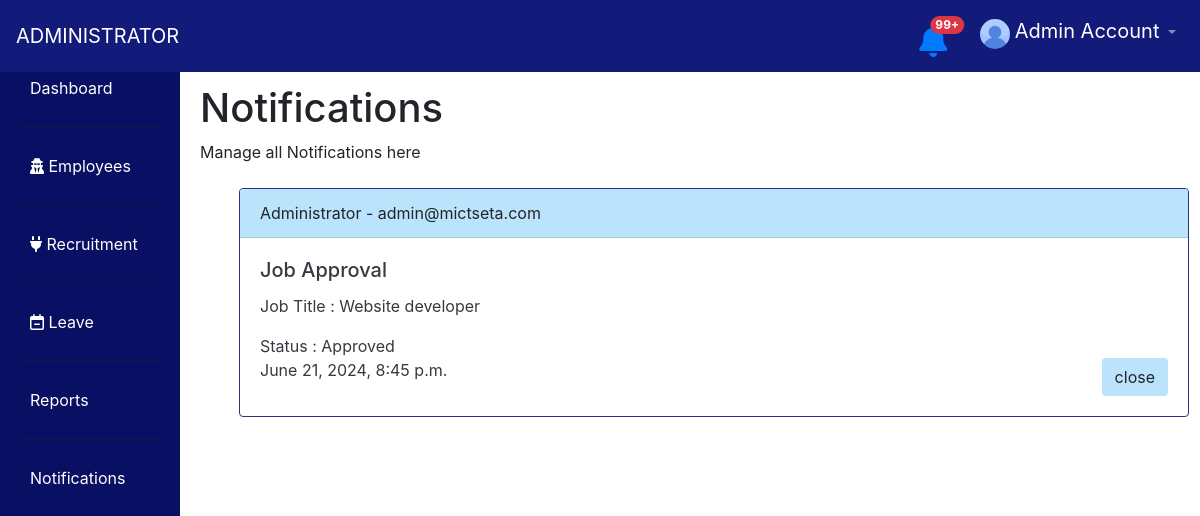
The app's page /dashboard/get_notifications/ (signed in), older data.
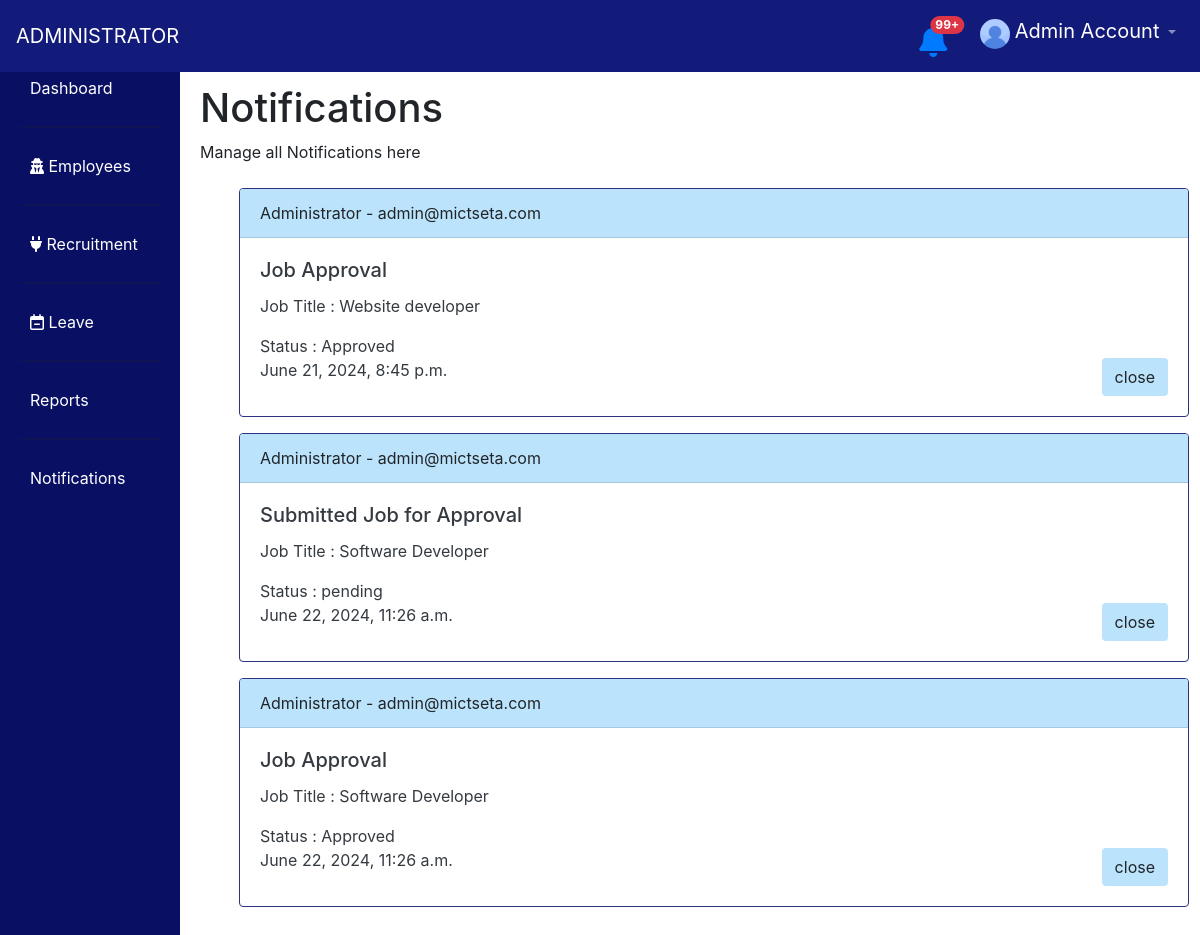
The same page, newer data.
### profiles/models.py (models this page shows)
class StaffProfile(models.Model):
	user = models.OneToOneField(User, on_delete=models.CASCADE)
	job_title = models.CharField(max_length=100,null=True )
	department = models.CharField(max_length=6,null=True )
	salary = models.CharField(max_length=225,null=True )
	hire_date = models.DateTimeField(auto_now_add=True)
	phone = models.CharField(max_length=6,null=True )
	idnumber =  models.CharField(max_length=13,null=False )
	gender = models.CharField(max_length=6,null=False )
	age = models.CharField(max_length=6,null=False )
	dob = models.CharField(max_length=6,null=False )

### jobs/models.py (models this page shows)
class Notification(models.Model):
    user = models.ForeignKey(User, on_delete=models.CASCADE, related_name='notifications')
    action = models.CharField(max_length=225, unique=False, null=False)
    job_title = models.CharField(max_length=225, unique=False, null=False)
    status = models.CharField(max_length=225, unique=False, null=False)
    timestamp = models.DateTimeField(auto_now_add=True)
    is_seen = models.BooleanField(null=False, default=False)

### dashboard/views.py (the view)
# urls.py: path('get_notifications/', views.get_notifications, name="dashboard.get_notifications"),
@csrf_protect
def get_notifications(request):
	if request.user.is_authenticated:
		try:
			if request.user.is_superuser:
				notification = Notification.objects.all()
				return render(request,'notification.html',{'notifications':notification.reverse()})
			elif request.user.is_staff:
				notification = Notification.objects.filter(user=request.user)
			return render(request,'notification.html',{'notifications':notification.reverse()})
		except Exception as e:
			return HttpResponse(f"<h1> Sever Error : Notification: {e}</h1>")
	else:
		return redirect('render_auth_page')

### dashboard/templates/notification.html (shortened to what this page needs)
{% extends 'dashboard_base.html' %}
{% load static %}
{% block head %} Notifications {% endblock %}
{% block description %} Manage all Notifications here  {% endblock %}
{% block content %}
     <div class="container m-4 ">
    	{% if notifications %}
	     {% for notific in notifications %}
	     	{% if notific.is_seen %}
	     	{% else %}
	     	<div class="card mb-3 card-notification" style="width: 100%;">
			  <div class="card-header back-for" ><span>{{notific.user.username}} - {{notific.user.email }}</span>  </div>
			  <div class="card-body text-dark">
			    <h5 class="card-title">{{notific.action}}</h5>
			    <div>
			    	<p class="card-text"> Job Title : {{notific.job_title}}</p>
			    	<p class="card-text" > Status : {{notific.status}}</p>
			    </div>
			    <p class="card-text d-flex justify-content-between" > {{notific.timestamp}}  <a href="{% url 'dashboard.delete_notifications' notific.id %}" class="btn back-for">close</a> </p>
			  </div>
			</div>
			{% endif %}
		{% endfor %}
	{% endif %}
     </div>
{% endblock %}

### dashboard/templates/dashboard_base.html (shortened to what this page needs)
<!DOCTYPE html>
<html lang="en">
<head>
  <link href="https://cdn.jsdelivr.net/npm/bootstrap@5.0.2/dist/css/bootstrap.min.css" rel="stylesheet">
  <link href="https://stackpath.bootstrapcdn.com/bootstrap/4.5.2/css/bootstrap.min.css" rel="stylesheet">
  <link rel="stylesheet" href="https://cdnjs.cloudflare.com/ajax/libs/font-awesome/4.7.0/css/font-awesome.min.css">
  <link rel="stylesheet" href="https://cdnjs.cloudflare.com/ajax/libs/font-awesome/6.0.0-beta3/css/all.min.css">
    <link
        href=
"https://cdnjs.cloudflare.com/ajax/libs/bootstrap-datetimepicker/4.17.37/css/bootstrap-datetimepicker.min.css"
        rel="stylesheet">
 {% load static %}
</head>
<body>
  <nav class="navbar navbar-expand-lg navbar-dark ">
    <a class="navbar-brand" href="#">{{user.staffprofile.department}}</a>
    <div class="collapse navbar-collapse" id="navbarNav">
      <ul class="navbar-nav ml-auto">
        <li class="nav-item">
          <a class="nav-link" href="#">
            <a href="{% url 'dashboard.get_notifications'%}">
              <button type="button" class="btn btn-primaryn position-relative p-0 mr-4 mb-1">
               <i class="fas fa-bell fa-2x text-primary"  > </i>
                <span class="position-absolute top-0 start-100 translate-middle badge rounded-pill bg-danger ">
                  99+
                </span>
              </button>
            </a>
          </a>
        </li>
        <li class="nav-item dropdown">
          <a class="nav-link dropdown-toggle" href="#" id="navbarDropdown" role="button" data-toggle="dropdown" aria-haspopup="true" aria-expanded="false">
           {% if user.profileimage.image %}
            <img src="{{user.profileimage.image.url}}" class="rounded-circle" alt="..." style="width:30px;height: 30px;">
            {% else %}
            <img src="{% static 'dashboard/images/default_user.jpg' %}" class="rounded-circle" alt="..." style="width:30px;height: 30px;">
           {% endif %}
            <span class="text-white " style="font-size:20px;">{{user.first_name}} {{user.last_name}}</span>
          </a>
        </li>
      </ul>
    </div>
  </nav>
  <div class="sidebar">
    <h2 class="text-white">Dashboard</h2>
    <a href="#" data-toggle="collapse" data-target="#dashboardMenu" aria-expanded="false" aria-controls="dashboardMenu">
      Dashboard
    </a>
    <hr>
    <a href="#" data-toggle="collapse" data-target="#usersMenu" aria-expanded="false" aria-controls="usersMenu">
      <i class="fa fa-user-secret" aria-hidden="true"></i>
       Employees
    </a>
    <hr>
    <a href="#" data-toggle="collapse" data-target="#jobsMenu" aria-expanded="false" aria-controls="jobsMenu">
    <i class="fa fa-plug" aria-hidden="true"></i>  Recruitment
    </a>
    <hr>
    <a href="#" data-toggle="collapse" data-target="#settingsMenu" aria-expanded="false" aria-controls="settingsMenu">
     <i class="fa fa-calendar-minus-o" aria-hidden="true"></i>
 Leave
    </a>
    <hr>
    <a href="#" data-toggle="collapse" data-target="#reportsMenu" aria-expanded="false" aria-controls="reportsMenu">
      Reports
    </a>
    <hr>
    <a href="#" data-toggle="collapse" data-target="#notificationsMenu" aria-expanded="false" aria-controls="notificationsMenu">
      Notifications {% if noty %}<span class="badge bg-danger">{{noty}}</span>{% endif %}
    </a>
  </div>
  <div class="main-content">
    <div class="content">
      <div id="defaultPage" style="margin-top: 40px;">
        <h1>{% block head %} {% endblock %}</h1>
        <p>{% block description %} {% endblock %}</p>
        {% block content %}
        {% endblock %}
      </div>
    </div>
  </div>
</body>
</html>

Row changes from the older to the newer data that the page shows:
added Notification: user.username "Administrator", user.email "admin@mictseta.com", action "Submitted Job for Approval", job_title "Software Developer", status "pending", timestamp "June 22, 2024, 11:26 a.m."
added Notification: user.username "Administrator", user.email "admin@mictseta.com", action "Job Approval", job_title "Software Developer", status "Approved", timestamp "June 22, 2024, 11:26 a.m."
